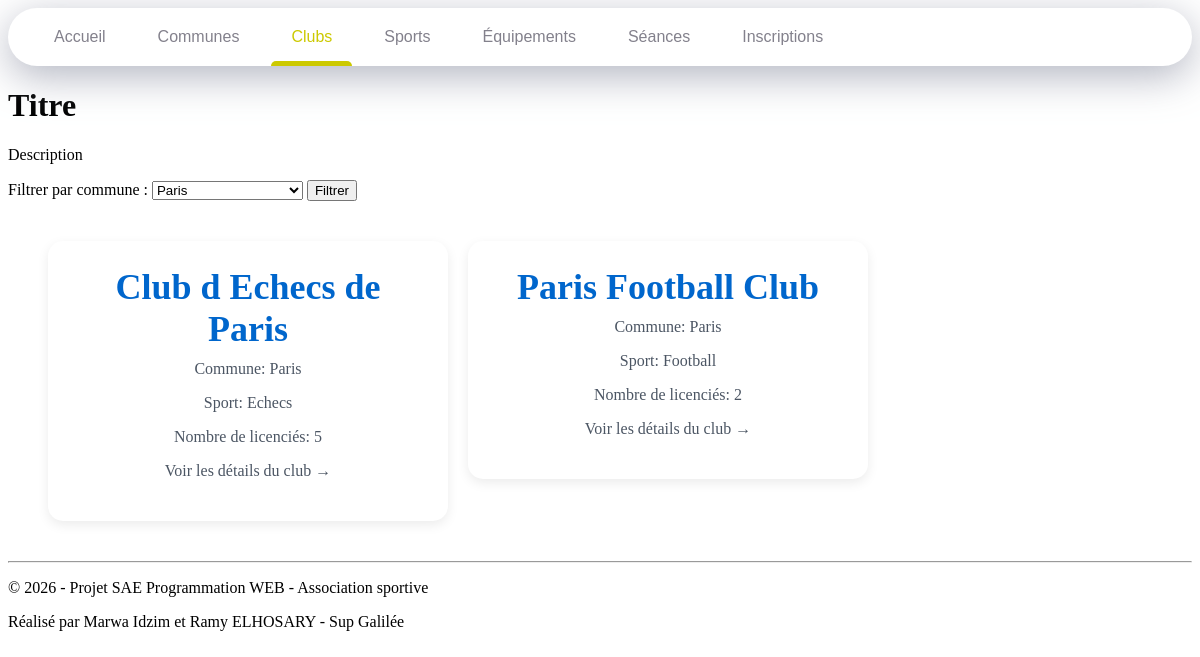
Page /clubs.php?id_commune=1001 on the committed database.
### tables this page shows
CREATE TABLE Clubs (
    id_club BIGINT NOT NULL,
    nom VARCHAR(80) NOT NULL,
    id_commune BIGINT NOT NULL,
    id_sport BIGINT NOT NULL,
    CONSTRAINT PK_Clubs PRIMARY KEY (id_club),
    CONSTRAINT FK_Clubs_Communes FOREIGN KEY (id_commune) REFERENCES Communes(id_commune) ON DELETE CASCADE,
    CONSTRAINT FK_Clubs_Sports FOREIGN KEY (id_sport) REFERENCES Sports(id_sport) ON DELETE CASCADE
);

CREATE TABLE Communes (
    id_commune BIGINT NOT NULL,
    nom VARCHAR(50) NOT NULL,
    CodePostal INT NOT NULL,
    Departement INT NOT NULL,
    Region VARCHAR(80) NOT NULL,
    CONSTRAINT PK_Communes PRIMARY KEY (id_commune)
);

CREATE TABLE Sports (
    id_sport BIGINT NOT NULL,
    nom VARCHAR(50) NOT NULL,
    Federation VARCHAR(50) NOT NULL,
    CONSTRAINT PK_Sports PRIMARY KEY (id_sport)
);

### public/clubs.php (the view, shortened to what this page needs)
<?php
require "../config/db.php";
$idCommune = $_GET["id_commune"] ?? "";
$sqlCommunes = "SELECT id_commune, nom
                FROM Communes
                ORDER BY nom";
$stmtCommunes = $pdo->query($sqlCommunes);
$communes = $stmtCommunes->fetchAll(PDO::FETCH_ASSOC);
$sql = "SELECT
            cl.id_club,
            cl.nom,
            co.nom AS commune,
            sp.nom AS sport,
            COUNT(DISTINCT i.id_licencies) AS nb_licencies
        FROM Clubs cl
        JOIN Communes co ON cl.id_commune = co.id_commune
        JOIN Sports sp ON cl.id_sport = sp.id_sport
        LEFT JOIN Seances s ON cl.id_club = s.id_club
        LEFT JOIN Inscriptions i ON s.id_seance = i.id_seance";
    if ($idCommune !== "") {
        $sql .= " WHERE cl.id_commune = :id_commune";
    }
    $sql .= " GROUP BY cl.id_club, cl.nom, co.nom, sp.nom
            ORDER BY cl.nom";
    $stmt = $pdo->prepare($sql);
    if ($idCommune !== "") {
        $stmt->execute([
            "id_commune" => $idCommune
        ]);
    }
    else {
        $stmt->execute();
    }
$clubs = $stmt->fetchAll(PDO::FETCH_ASSOC);
?>
<!DOCTYPE html>
<html lang="fr">
<head>
    <link rel="stylesheet" href="../assets/css/style.css">
</head>
<body>
    <nav>
        <a href="index.php" class="nav-item" data-active-color="#cc0000" data-target="Accueil">Accueil</a>
        <a href="communes.php" class="nav-item" data-active-color="#cc7700" data-target="Communes">Communes</a>
        <a href="clubs.php" class="nav-item is-active" data-active-color="#ccc900" data-target="Clubs">Clubs</a>
        <a href="sports.php" class="nav-item" data-active-color="#00cca3" data-target="Sports">Sports</a>
        <a href="equipements.php" class="nav-item" data-active-color="#0022cc" data-target="Equipements">Équipements</a>
        <a href="seances.php" class="nav-item" data-active-color="#c200cc" data-target="Seances">Séances</a>
        <a href="inscriptions.php" class="nav-item" data-active-color="#cc007e" data-target="Inscriptions">Inscriptions</a>
        <span class="nav-indicator"></span>
    </nav>
    <h1>Titre</h1>
    <p>Description</p>
    <form method="get" class="filter-form">
    <label for="id_commune">Filtrer par commune :</label>
    <select name="id_commune" id="id_commune">
        <?php foreach ($communes as $commune): ?>
            <option value="<?= htmlspecialchars($commune['id_commune']) ?>"
                <?= ($idCommune == $commune['id_commune']) ? 'selected' : '' ?>>
                <?= htmlspecialchars($commune['nom']) ?>
            </option>
        <?php endforeach; ?>
    </select>
    <button type="submit">Filtrer</button>
</form>
    <section class="clubs">
        <?php foreach($clubs as $club):?>
        <a href="detail_club.php?id_club=<?= htmlspecialchars($club['id_club']) ?>" class="club-link">
        <div class="club-card">
            <h2><?= htmlspecialchars($club['nom']) ?></h2>
            <p> Commune: <?= htmlspecialchars($club['commune']) ?></p>
            <p> Sport: <?= htmlspecialchars($club['sport']) ?></p>
            <p> Nombre de licenciés: <?= htmlspecialchars($club['nb_licencies']) ?></p>
            <p class="voir-detail">Voir les détails du club →</p>
        </div>
        </a>
        <?php endforeach; ?>
    </section>
</body>
<footer class="footer">
    <hr>
    <p>© 2026 - Projet SAE Programmation WEB - Association sportive</p>
    <p>Réalisé par Marwa Idzim et Ramy ELHOSARY - Sup Galilée</p>
</footer>
</html>

### assets/css/style.css (style rules this page uses)
* { box-sizing: border-box; text-decoration: none; }
nav { background-color: #fff; padding: 0 20px; border-radius: 40px; box-shadow: 0 10px 40px rgba(159, 162, 177, .8); display: flex; overflow: hidden; overflow-x: auto; position: relative; }
.nav-item { color: #83818c; font-family: arial, sans-serif; padding: 20px; margin: 0 6px; position: relative; }
.nav-item:before { content: ""; position: absolute; bottom: -6px; background-color: #dfe2ea; height: 5px; width: 100%; border-radius: 8px 8px 0 0; left: 0; transition: .3s; }
.nav-indicator { position: absolute; left: 0; bottom: 0; height: 5px; transition: .4s; border-radius: 8px 8px 0 0; }
.clubs { display: flex; gap: 20px; margin: 40px; flex-wrap: wrap; }
.club-card { background-color: white; width: 400px; padding: 25px; border-radius: 15px; text-align: center; box-shadow: 0 4px 12px rgba(0, 0, 0, 0.08); }
.club-card h2 { margin: 0; font-size: 36px; color: #0066cc; }
.club-card p { margin-top: 10px; font-size: 16px; color: #4b5563; }

### rows in the picture
clubs: nom "Club d Echecs de Paris", id_commune.nom "Paris", id_sport.nom "Echecs", nb_licencies "5"
clubs: nom "Paris Football Club", id_commune.nom "Paris", id_sport.nom "Football", nb_licencies "2"

### other values in the picture
form field id_commune "Paris"
